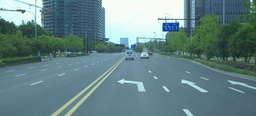
#> input picture Dataset/2018-07-09-16-11-56_2018-07-09-16-11-56-702-left.jpg, 256 x 116 px, shrunk from 881 x 400 before the run; its folder holds 6 pictures in this run
$ jupyter execute Part1_playground.ipynb
#> lines starting #> are read from the running program, lines starting #| are printed output that depends on the picture
[cell 1]
import numpy as np
import cv2
from matplotlib import pyplot as plt
import os
import glob

[cell 2]
def ssd(vecs1, vecs2, window_size):
    # print(vecs1.shape , vecs1)
    # print(vecs2.shape, vecs2)
    vecs1 = vecs1.flatten().reshape((2*window_size+1)**2, 3).astype(int)
    # print(vecs1)
    vecs2 = vecs2.flatten().reshape((2*window_size+1)**2, 3).astype(int)
    # print(vecs2)

    output = np.sum([np.sum((x)**2) for x in (vecs1-vecs2)])

    return output

Looping
---

Testing approach where we loop over every pixel. Way too slow. Takes about 1 min to do the calculation for a single row of x values in the given image

[cell 3]
base_path  = os.getcwd() + "/Dataset/"
pathL = '2018-07-09-16-11-56_2018-07-09-16-11-56-702-left.jpg'
pathR = '2018-07-09-16-11-56_2018-07-09-16-11-56-702-right.jpg'

print(base_path + pathL)

window_size = 1 ## This is not the size of the actual window, our window looks like this [window_size :pixel of interest: window_size], so the size of the whole window is (2*window size)+1


left = cv2.imread(base_path + pathL)
#> left is the input picture: shape (116, 256, 3); mean B, G, R 133.4, 131.2, 101
right = cv2.imread(base_path + pathR)
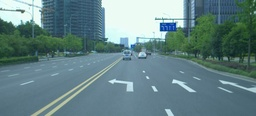
#> input picture Dataset/2018-07-09-16-11-56_2018-07-09-16-11-56-702-right.jpg, 256 x 116 px, shrunk from 881 x 400 before the run
#> right is the input picture: shape (116, 256, 3); mean B, G, R 133.1, 130.5, 100.8

print("Shape before padding ", left.shape)
#| Shape before padding  (116, 256, 3)
print("Shape before padding ", right.shape)
#| Shape before padding  (116, 256, 3)

left = cv2.copyMakeBorder(left, window_size, window_size, window_size, window_size, cv2.BORDER_CONSTANT, None, value = 0)
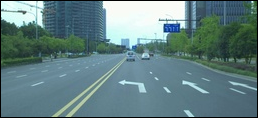
#> left: shape (118, 258, 3); mean B, G, R 130.2, 127.9, 98.5
right = cv2.copyMakeBorder(right, window_size, window_size, window_size, window_size, cv2.BORDER_CONSTANT, None, value = 0)
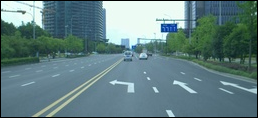
#> right: shape (118, 258, 3); mean B, G, R 129.8, 127.3, 98.3


# [6 lines of commented-out code are left out]


print("Shape after padding ", left.shape)
#| Shape after padding  (118, 258, 3)
print("Shape after padding ", right.shape)
#| Shape after padding  (118, 258, 3)

x = left.shape[1]
#> x = 258
y = left.shape[0]
#> y = 118


disparity = []

for i_y in range(1,2):
# for i_y in range(window_size, y-window_size):

    print(i_y-window_size)


    right_line_nbhds = []

    print("Before right x nbhds created")
    ## Create all the pixel neighbourhoods for the line in the right image
    for i_x2 in range(window_size, x-window_size):

        nbhd_right_img = np.array(right[i_y-window_size:i_y+window_size+1, i_x2-window_size:i_x2+window_size+1,:]).astype(int)
        right_line_nbhds.append(nbhd_right_img)

    print("After right x nbhds created")

    right_line_nbhds = np.array(right_line_nbhds)

    print("nbhds ",len(right_line_nbhds))

    ## For each x in the left image, compare it to every pixel neighbourhood in the right image (using SSD here) and take the smallest SSD
    for i_x in range(window_size, x-window_size):

        x_left = left[i_y-window_size:i_y + window_size + 1,i_x - window_size:i_x+window_size+1,:] ## Left pixel neighbourhood
        nbhd_ssd = np.array([ssd(x_left,r, window_size) for r in right_line_nbhds]) ## Generate all SSDs for left pixel (1 per right pixel nbhd)
        match_r_img = np.argmin(nbhd_ssd) ## Take minimum ssd as the closest match
        pixel_disparity = (i_x - window_size) - match_r_img ## Calculate disparity

        # print(i_x, match_r_img,pixel_disparity, nbhd_ssd )
        # print(i_x, match_r_img)

        disparity.append(pixel_disparity)


print(disparity)
#> (printed output is left out)

Vectorized Version 1
---

This brings the time down to about 2.5 seconds per row. Still not fast enough.

The way this method works is that for a given row and all the neighbourhoods related to that row it turns them into a vector and performs vector operations to calculate our disparity.

The next step is to vectorize the whole image and perform these operations

[cell 4]
base_path  = os.getcwd() + "/Dataset/"
pathL = '2018-07-09-16-11-56_2018-07-09-16-11-56-702-left.jpg'
pathR = '2018-07-09-16-11-56_2018-07-09-16-11-56-702-right.jpg'

print(base_path + pathL)
#| Dataset/2018-07-09-16-11-56_2018-07-09-16-11-56-702-left.jpg

window_size = 1 ## This is not the size of the actual window, our window looks like this [window_size :pixel of interest: window_size], so the size of the whole window is (2*window size)+1


left = cv2.imread(base_path + pathL)
right = cv2.imread(base_path + pathR)

print("Shape before padding ", left.shape)
#| Shape before padding  (116, 256, 3)
print("Shape before padding ", right.shape)
#| Shape before padding  (116, 256, 3)

left = cv2.copyMakeBorder(left, window_size, window_size, window_size, window_size, cv2.BORDER_CONSTANT, None, value = 0)
right = cv2.copyMakeBorder(right, window_size, window_size, window_size, window_size, cv2.BORDER_CONSTANT, None, value = 0)


print("Shape after padding ", left.shape)
#| Shape after padding  (118, 258, 3)
print("Shape after padding ", right.shape)
#| Shape after padding  (118, 258, 3)

x = left.shape[1]
y = left.shape[0]

# print(window_size, x-window_size)

disparity = []

for i_y in range(1,10):
# for i_y in range(window_size, y-window_size):
    print(i_y-window_size)


    right_line_nbhds = []
    # print("Before right x nbhds created")

    for i_x2 in range(window_size, x-window_size):

    # for i_x2 in range (1,3):

        nbhd_right_img = np.array(right[i_y-window_size:i_y+window_size+1, i_x2-window_size:i_x2+window_size+1,:]).astype(int).flatten() ##.reshape(1,window_size**2)
        # print("right nbhd ", nbhd_right_img)
        right_line_nbhds.append(nbhd_right_img)

    # print("After right x nbhds created")

    # print("right ", right_line_nbhds[0:5])

    right_line_nbhds = np.array(right_line_nbhds).flatten()

    right_line_nbhds = np.tile(right_line_nbhds, x-2*window_size)


    left_line_nbhds = []

    # print("Before left x nbhds created")


    for i_x2 in range (window_size, x - window_size):

    # for i_x2 in range (1,3):

        nbhd_left_img = np.array(left[i_y-window_size:i_y+window_size+1, i_x2-window_size:i_x2+window_size+1,:]).astype(int).flatten()

        # print("left nbhd ", nbhd_left_img)

        nbhd_left_img = np.tile(nbhd_left_img, x - 2*window_size)

        left_line_nbhds.append(nbhd_left_img)


    left_line_nbhds = np.array(left_line_nbhds).flatten()

    # [21 lines of commented-out code are left out]

    flat = ((left_line_nbhds-right_line_nbhds)**2)

    # [11 lines of commented-out code are left out]

    step = ((2*window_size+1)**2)*3 ## Number of pixels in window * number of colour channels(3)
    waga = np.array([flat[i:i+step].sum() for i in range(0,len(flat), 27)])
    # print(waga.shape)
    # np.argmin(flat)
    ssd = np.array([np.argmin(waga[i:i + (x - 2*window_size)]) for i in range (0, (x - 2*window_size)**2, (x - 2*window_size) )])

    # print(ssd.shape)

    # print(ssd)
    row_disparity = ssd - np.linspace(0, x - (2*window_size + 1) ,num = (x-2*window_size)).astype(int)
    disparity.append(row_disparity)


    # [29 lines of commented-out code are left out]


disparity
